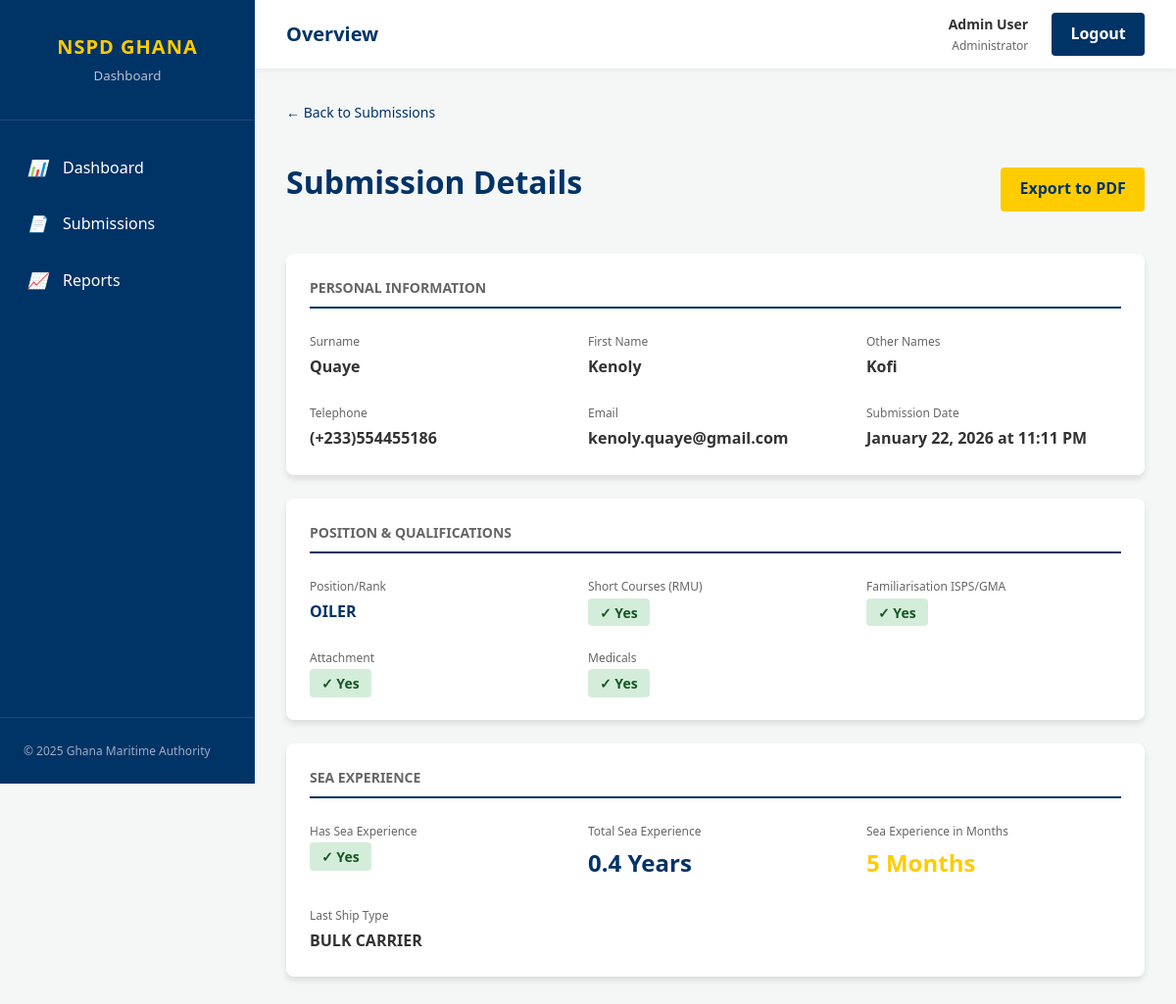
The app's page /view-submission.php?id=572 (signed in) with its own data.
### tables this page shows
CREATE TABLE IF NOT EXISTS `applications` (
  `id` int NOT NULL AUTO_INCREMENT,
  `submitted_at` datetime NOT NULL,
  `surname` varchar(100) NOT NULL,
  `first_name` varchar(100) NOT NULL,
  `other_names` varchar(100) DEFAULT NULL,
  `short_courses_rmu` enum('Yes','No') NOT NULL,
  `familiarisation_isps_gma` enum('Yes','No') NOT NULL,
  `position_rank` varchar(100) NOT NULL,
  `telephone` varchar(100) NOT NULL,
  `email` varchar(150) NOT NULL,
  `attachment` text,
  `sea_experience` text,
  `total_sea_experience_years` decimal(4,1) DEFAULT NULL,
  `last_ship_type` varchar(150) DEFAULT NULL,
  `medicals` text,
  `created_at` timestamp NULL DEFAULT CURRENT_TIMESTAMP,
  PRIMARY KEY (`id`)
);

### view-submission.php (the view, shortened to what this page needs)
<?php
$pdo = get_db_connection();
$id = $_GET['id'] ?? null;
$stmt = $pdo->prepare("SELECT * FROM applications WHERE id = ?");
$stmt->execute([$id]);
$application = $stmt->fetch();
?>
<!DOCTYPE html>
<html lang="en">
<head>
    <link rel="stylesheet" href="public/css/style.css">
</head>
<body>
    <div class="app-container">
        <?php include 'includes/sidebar.php'; ?>
        <main class="main-content">
            <?php include 'includes/header.php'; ?>
            <div class="content-body">
                <div style="margin-bottom: 2rem;">
                    <a href="submissions.php" style="color: var(--primary-blue); font-size: 0.875rem; text-decoration: none;">← Back to Submissions</a>
                </div>
                <div style="display: flex; justify-content: space-between; align-items: center; margin-bottom: 2rem;">
                    <h1>Submission Details</h1>
                    <div style="display: flex; gap: 0.75rem;">
                        <a href="api/export-pdf.php?id=<?php echo htmlspecialchars($id); ?>" class="btn btn-accent" target="_blank">Export to PDF</a>
                    </div>
                </div>
                <div class="card" style="margin-bottom: 1.5rem;">
                    <h3 class="card-title" style="margin-bottom: 1.5rem; border-bottom: 2px solid var(--primary-blue); padding-bottom: 0.5rem;">Personal Information</h3>
                    <div style="display: grid; grid-template-columns: repeat(auto-fit, minmax(250px, 1fr)); gap: 1.5rem;">
                        <div>
                            <div style="font-size: 0.75rem; color: var(--text-muted); margin-bottom: 0.25rem;">Surname</div>
                            <div style="font-weight: 600;"><?php echo htmlspecialchars($application['surname']); ?></div>
                        </div>
                        <div>
                            <div style="font-size: 0.75rem; color: var(--text-muted); margin-bottom: 0.25rem;">First Name</div>
                            <div style="font-weight: 600;"><?php echo htmlspecialchars($application['first_name']); ?></div>
                        </div>
                        <?php if ($application['other_names']): ?>
                        <div>
                            <div style="font-size: 0.75rem; color: var(--text-muted); margin-bottom: 0.25rem;">Other Names</div>
                            <div style="font-weight: 600;"><?php echo htmlspecialchars($application['other_names']); ?></div>
                        </div>
                        <?php endif; ?>
                        <div>
                            <div style="font-size: 0.75rem; color: var(--text-muted); margin-bottom: 0.25rem;">Telephone</div>
                            <div style="font-weight: 600;"><?php echo htmlspecialchars($application['telephone']); ?></div>
                        </div>
                        <div>
                            <div style="font-size: 0.75rem; color: var(--text-muted); margin-bottom: 0.25rem;">Email</div>
                            <div style="font-weight: 600;"><?php echo htmlspecialchars($application['email']); ?></div>
                        </div>
                        <div>
                            <div style="font-size: 0.75rem; color: var(--text-muted); margin-bottom: 0.25rem;">Submission Date</div>
                            <div style="font-weight: 600;"><?php echo date('F d, Y \a\t g:i A', strtotime($application['submitted_at'])); ?></div>
                        </div>
                    </div>
                </div>
                <div class="card" style="margin-bottom: 1.5rem;">
                    <h3 class="card-title" style="margin-bottom: 1.5rem; border-bottom: 2px solid var(--primary-blue); padding-bottom: 0.5rem;">Position & Qualifications</h3>
                    <div style="display: grid; grid-template-columns: repeat(auto-fit, minmax(250px, 1fr)); gap: 1.5rem;">
                        <div>
                            <div style="font-size: 0.75rem; color: var(--text-muted); margin-bottom: 0.25rem;">Position/Rank</div>
                            <div style="font-weight: 600; color: var(--primary-blue);"><?php echo htmlspecialchars($application['position_rank']); ?></div>
                        </div>
                        <div>
                            <div style="font-size: 0.75rem; color: var(--text-muted); margin-bottom: 0.25rem;">Short Courses (RMU)</div>
                            <div>
                                <?php if ($application['short_courses_rmu'] == 'Yes'): ?>
                                <span style="padding: 0.3rem 0.75rem; background: #d4edda; color: #155724; border-radius: 4px; font-size: 0.875rem; font-weight: 600;">✓ Yes</span>
                                <?php else: ?>
                                <span style="padding: 0.3rem 0.75rem; background: #f8d7da; color: #721c24; border-radius: 4px; font-size: 0.875rem; font-weight: 600;">✗ No</span>
                                <?php endif; ?>
                            </div>
                        </div>
                        <div>
                            <div style="font-size: 0.75rem; color: var(--text-muted); margin-bottom: 0.25rem;">Familiarisation ISPS/GMA</div>
                            <div>
                                <?php if ($application['familiarisation_isps_gma'] == 'Yes'): ?>
                                <span style="padding: 0.3rem 0.75rem; background: #d4edda; color: #155724; border-radius: 4px; font-size: 0.875rem; font-weight: 600;">✓ Yes</span>
                                <?php else: ?>
                                <span style="padding: 0.3rem 0.75rem; background: #f8d7da; color: #721c24; border-radius: 4px; font-size: 0.875rem; font-weight: 600;">✗ No</span>
                                <?php endif; ?>
                            </div>
                        </div>
                        <div>
                            <div style="font-size: 0.75rem; color: var(--text-muted); margin-bottom: 0.25rem;">Attachment</div>
                            <div>
                                <?php if ($application['attachment'] == 'Yes'): ?>
                                <span style="padding: 0.3rem 0.75rem; background: #d4edda; color: #155724; border-radius: 4px; font-size: 0.875rem; font-weight: 600;">✓ Yes</span>
                                <?php else: ?>
                                <span style="padding: 0.3rem 0.75rem; background: #f8d7da; color: #721c24; border-radius: 4px; font-size: 0.875rem; font-weight: 600;">✗ No</span>
                                <?php endif; ?>
                            </div>
                        </div>
                        <div>
                            <div style="font-size: 0.75rem; color: var(--text-muted); margin-bottom: 0.25rem;">Medicals</div>
                            <div>
                                <?php if ($application['medicals'] == 'Yes'): ?>
                                <span style="padding: 0.3rem 0.75rem; background: #d4edda; color: #155724; border-radius: 4px; font-size: 0.875rem; font-weight: 600;">✓ Yes</span>
                                <?php else: ?>
                                <span style="padding: 0.3rem 0.75rem; background: #f8d7da; color: #721c24; border-radius: 4px; font-size: 0.875rem; font-weight: 600;">✗ No</span>
                                <?php endif; ?>
                            </div>
                        </div>
                    </div>
                </div>
                <div class="card">
                    <h3 class="card-title" style="margin-bottom: 1.5rem; border-bottom: 2px solid var(--primary-blue); padding-bottom: 0.5rem;">Sea Experience</h3>
                    <div style="display: grid; grid-template-columns: repeat(auto-fit, minmax(250px, 1fr)); gap: 1.5rem;">
                        <div>
                            <div style="font-size: 0.75rem; color: var(--text-muted); margin-bottom: 0.25rem;">Has Sea Experience</div>
                            <div>
                                <?php if ($application['sea_experience'] == 'Yes'): ?>
                                <span style="padding: 0.3rem 0.75rem; background: #d4edda; color: #155724; border-radius: 4px; font-size: 0.875rem; font-weight: 600;">✓ Yes</span>
                                <?php else: ?>
                                <span style="padding: 0.3rem 0.75rem; background: #f8d7da; color: #721c24; border-radius: 4px; font-size: 0.875rem; font-weight: 600;">✗ No</span>
                                <?php endif; ?>
                            </div>
                        </div>
                        <div>
                            <div style="font-size: 0.75rem; color: var(--text-muted); margin-bottom: 0.25rem;">Total Sea Experience</div>
                            <div style="font-weight: 600; font-size: 1.5rem; color: var(--primary-blue);">
                                <?php echo htmlspecialchars($application['total_sea_experience_years']); ?> Years
                            </div>
                        </div>
                        <div>
                            <div style="font-size: 0.75rem; color: var(--text-muted); margin-bottom: 0.25rem;">Sea Experience in Months</div>
                            <div style="font-weight: 600; font-size: 1.5rem; color: var(--accent-yellow);">
                                <?php
                                    $totalYears = floatval($application['total_sea_experience_years'] ?? 0);
                                    $totalMonths = round($totalYears * 12);
                                    echo $totalMonths . ' Months';
                                ?>
                            </div>
                        </div>
                        <?php if ($application['last_ship_type']): ?>
                        <div>
                            <div style="font-size: 0.75rem; color: var(--text-muted); margin-bottom: 0.25rem;">Last Ship Type</div>
                            <div style="font-weight: 600;"><?php echo htmlspecialchars($application['last_ship_type']); ?></div>
                        </div>
                        <?php endif; ?>
                    </div>
                </div>
            </div>
        </main>
    </div>
</body>
</html>

### public/css/style.css (style rules this page uses)
:root { --primary-blue: #003366; --secondary-blue: #00509d; --accent-yellow: #ffcc00; --bg-white: #ffffff; --bg-light: #f4f7f6; --text-dark: #333333; --text-muted: #666666; --border-color: #dddddd; --sidebar-width: 260px; --header-height: 70px; --radius: 8px; --shadow: 0 4px 6px rgba(0, 0, 0, 0.1); }
* { box-sizing: border-box; margin: 0; padding: 0; }
body { font-family: "Segoe UI", Tahoma, Geneva, Verdana, sans-serif; background-color: var(--bg-light); color: var(--text-dark); line-height: 1.6; }
h1, h2, h3, h4 { color: var(--primary-blue); margin-bottom: 1rem; }
a { text-decoration: none; color: inherit; }
.app-container { display: flex; min-height: 100vh; }
.main-content { flex: 1; margin-left: var(--sidebar-width); display: flex; flex-direction: column; }
.content-body { padding: 2rem; }
.card { background: white; padding: 1.5rem; border-radius: var(--radius); box-shadow: var(--shadow); }
.card-title { font-size: 0.875rem; color: var(--text-muted); text-transform: uppercase; margin-bottom: 0.5rem; font-weight: 600; }
.btn { padding: 0.6rem 1.2rem; border-radius: 4px; border: none; cursor: pointer; font-weight: 600; transition: opacity 0.2s; }
.btn-accent { background-color: var(--accent-yellow); color: var(--primary-blue); }

### records on screen
applications: surname "Quaye", first_name "Kenoly", other_names "Kofi", telephone "(+233)554455186", email "kenoly.quaye@gmail.com", submitted_at "January 22, 2026 at 11:11 PM", position_rank "OILER", total_sea_experience_years "0.4", total_sea_experience_years "5", last_ship_type "BULK CARRIER"

### other values on screen
$user['full_name'] "Admin User"
$user['role'] "Administrator"
